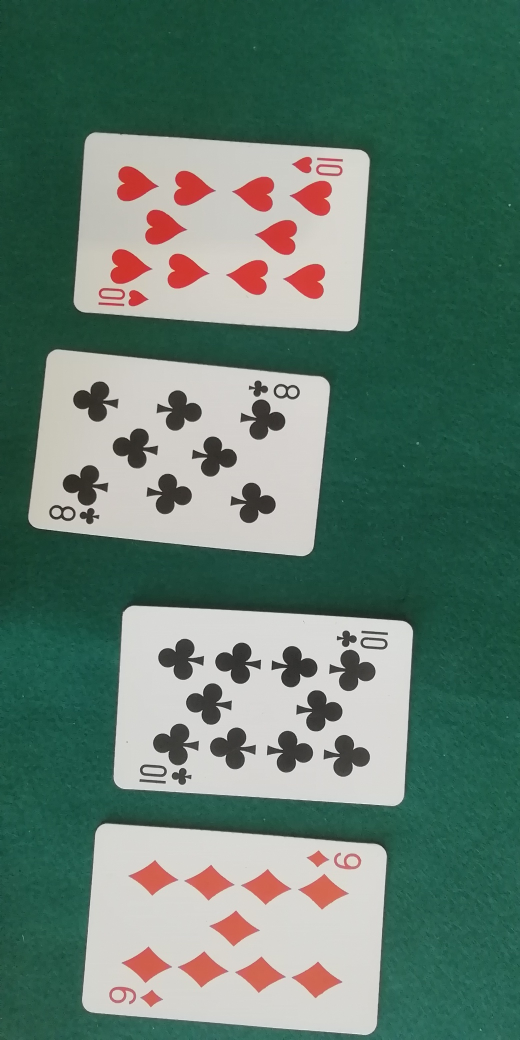
#> input picture Test/Resized/resized_IMG_20210321_122121.jpg, 1040 x 2080 px (shown at 1/2 size); its folder holds only this picture in this run
$ python segmentacion.py   (older library calls are emulated)
#> lines starting #> are read from the running program, lines starting #| are printed output that depends on the picture; after the words box and inside, x2 and y2 are one past the last pixel; in counts of white or black regions, pixels touching at a corner belong together
import cv2
import numpy as np
import tkinter as tk
from tkinter import filedialog
import numpy as np
import os

FOLDER_PATH_TEST = '../Test/Resized'
FOLDER_PATH_TRAINING = '../Training/Resized'
THRESHOLD = 184
MIN_AREA_CARD = 200000
AREA_BACKGROUND = 2129920 # (2080 x 1024)
BOUNDING_BOX_INDEX = 4

class Cards:

    # [7 lines left out: function __init__, not called in this run]
        #self.Motif = [] # lista para almacenar los motivos asociados a cada carta

    def addMotif(self, motif):
        # Agregar un motivo a la lista de motivos
        self.Motif.append(motif)

# [12 lines left out: function loadImagesTraining, not called in this run]

def loadImagesTest(folder):
#> called with folder = '../Test/Resized'
    images = []
    filenames = []
    for file in os.listdir(folder):
        try:
            img = cv2.imread(os.path.join(folder, file))
#> img is the input picture: shape (2080, 1040, 3); mean B, G, R 110.7, 123.1, 96.5
            if img is not None:
                images.append(img)
                filenames.append(file)
        except Exception as e:
            print(f"Error processing file: {e}")
    return images, filenames

def inputCardDetails(cardColor):
    cv2.imwrite("card.jpg", cardColor)

    # Solicitar el tipo de carta
    valid_suits = {'D', 'C', 'P', 'T'}
    typeCard = input("De qué tipo es la carta (D, C, P, T): ").upper()
    while typeCard not in valid_suits:
        print("Entrada no válida. Por favor, ingrese D, C, P o T.")
        typeCard = input("De qué tipo es la carta (D, C, P, T): ").upper()

    # Solicitar el número de carta
    valid_numbers = {'A', '2', '3', '4', '5', '6', '7', '8', '9', '10', 'J', 'Q', 'K'}
    numberCard = input("Qué número es la carta (A, 2, 3, 4, 5, 6, 7, 8, 9, 10, J, Q, K): ").upper()
    while numberCard not in valid_numbers:
        print("Entrada no válida. Por favor, ingrese A, 2, 3, 4, 5, 6, 7, 8, 9, 10, J, Q o K.")
        numberCard = input("Qué número es la carta (A, 2, 3, 4, 5, 6, 7, 8, 9, 10, J, Q, K): ").upper()

    #!cv2.destroyWindow("card")
    return typeCard, numberCard

def segmentCards():
    # Cargar todas las imágenes Training y Test en las lista correspondientes
    #!imagesTraining, filenamesTraining = loadImagesTraining(FOLDER_PATH_TRAINING)
    imagesTest, filenamesTest = loadImagesTest(FOLDER_PATH_TEST)
#> imagesTest = 1 item; filenamesTest = ['resized_IMG_20210321_122121.jpg']

    listCards = [] # Lista para almacenar toda la información de cada carta

    for img, filename in zip(imagesTest, filenamesTest):
        try:
            # Pasamos la imagen a gris
            gray_img = cv2.cvtColor(img, cv2.COLOR_BGR2GRAY)
            # Aplicar el umbral
            thresh = cv2.threshold(gray_img, THRESHOLD, 255, cv2.THRESH_BINARY_INV)[1]
            # Sacar todos los contornos de la imagen
            contours, hierarchy = cv2.findContours(thresh, cv2.RETR_TREE, cv2.CHAIN_APPROX_NONE)
            cont = 1
            # Iterar por todos los contornos para quedarnos con los que son contorno de carta
            for cnt in contours:
                x,y,w,h = cv2.boundingRect(cnt)
                areaBoundingBox = w * h
                if areaBoundingBox >= MIN_AREA_CARD and areaBoundingBox < AREA_BACKGROUND:
                    cardColorContour = img[y:y+h, x:x+w]
                    cardGreyContour = thresh[y:y+h, x:x+w]
                    cardColor = cv2.rectangle(cardColorContour, (x,y), (x+w,y+h), (0,255,0), 2)
                    cardGrey = cv2.rectangle(cardGreyContour, (x,y), (x+w,y+h), (0,255,0), 2)

                    # análisis de características
                    analysisCard = cv2.connectedComponentsWithStatsWithAlgorithm(cardGrey, 4, cv2.CV_32S, cv2.CCL_DEFAULT)
                    (totalLabels, label_ids, statsCard, centroidCard) = analysisCard
                    cardSuit, cardNumber = inputCardDetails(cardColor)
                    listCards.append(Cards(cardColor, cardGrey, centroidCard[cont], statsCard[cont][BOUNDING_BOX_INDEX], cardSuit, cardNumber))
                    cont = cont + 1
            break
        except Exception as e:
            print(f"Error processing image {filename}: {e}")
#> this loop made 1 pass
#> filename on pass 1: 'resized_IMG_20210321_122121.jpg'
#> pass 1, in segmentCards, `gray_img = cv2.cvtColor(img, cv2.COLOR_BGR2GRAY)`:
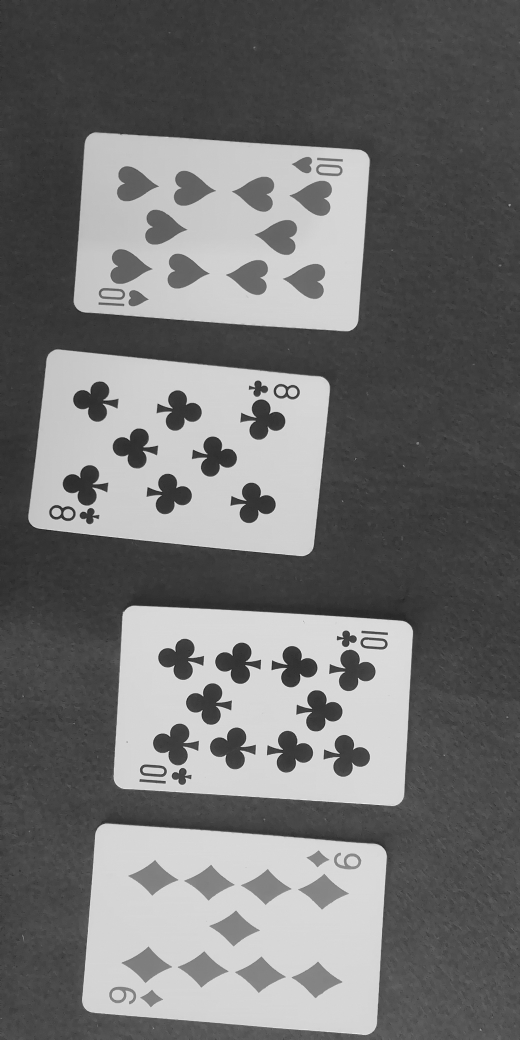
#> gray_img: shape (2080, 1040) (shown at 1/2 size); min 15, max 252, mean 113.7
#> pass 1, in segmentCards, `thresh = cv2.threshold(gray_img, THRESHOLD, 255, cv2.THRESH_BINARY_INV..`:
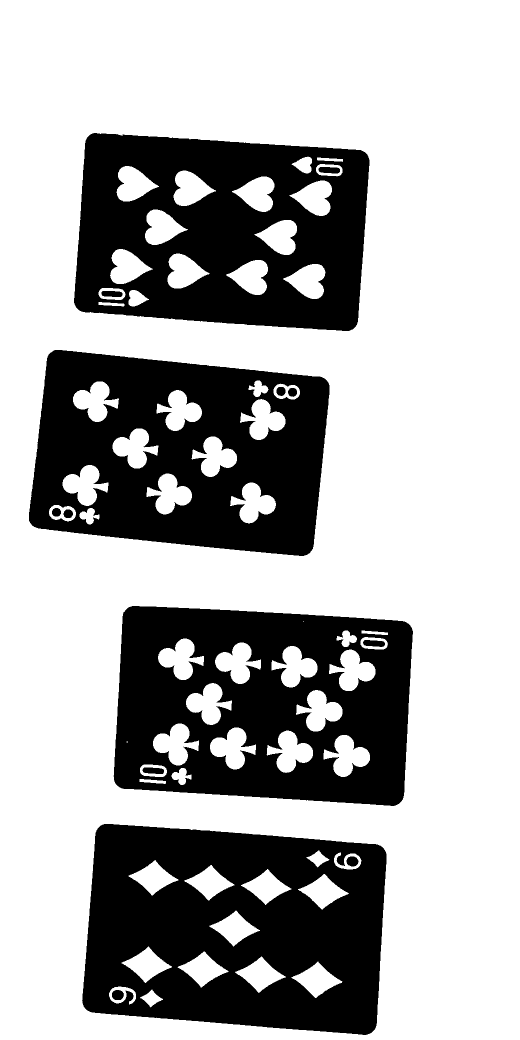
#> thresh: shape (2080, 1040) (shown at 1/2 size); 67.9% white; 14 black regions, largest, box (x1, y1, x2, y2) and area: (164, 1648, 773, 2070) 189945, (58, 700, 659, 1112) 168554, (227, 1212, 826, 1612) 167693
#> pass 1, in inputCardDetails, `cv2.imwrite("card.jpg", cardColor)`:
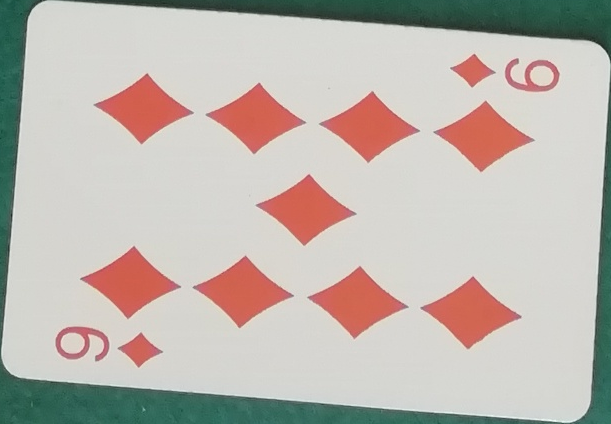
#> saved as card.jpg: shape (424, 611, 3); mean B, G, R 176.7, 183.6, 191.6
#> after the loop:
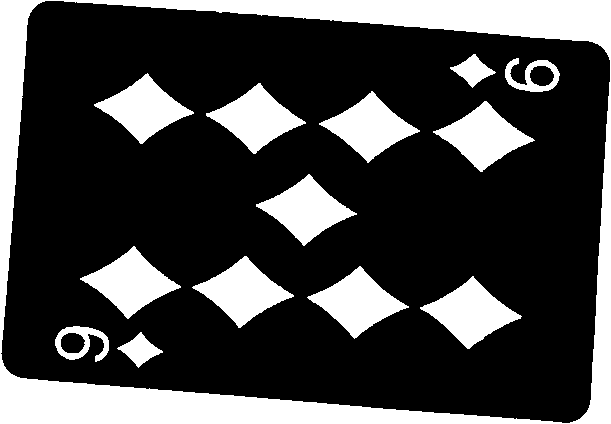
#> cardGrey: shape (424, 611); 26.4% white; 14 white regions, largest, box (x1, y1, x2, y2) and area: (0, 0, 611, 424) 35840, (420, 276, 522, 349) 3393, (307, 266, 409, 339) 3326
#> after the loop, listCards = []

#> (the run stopped early here; a loop or call above may not have finished)

$ run again, on Test/Resized/resized_IMG_20210321_122236.jpg
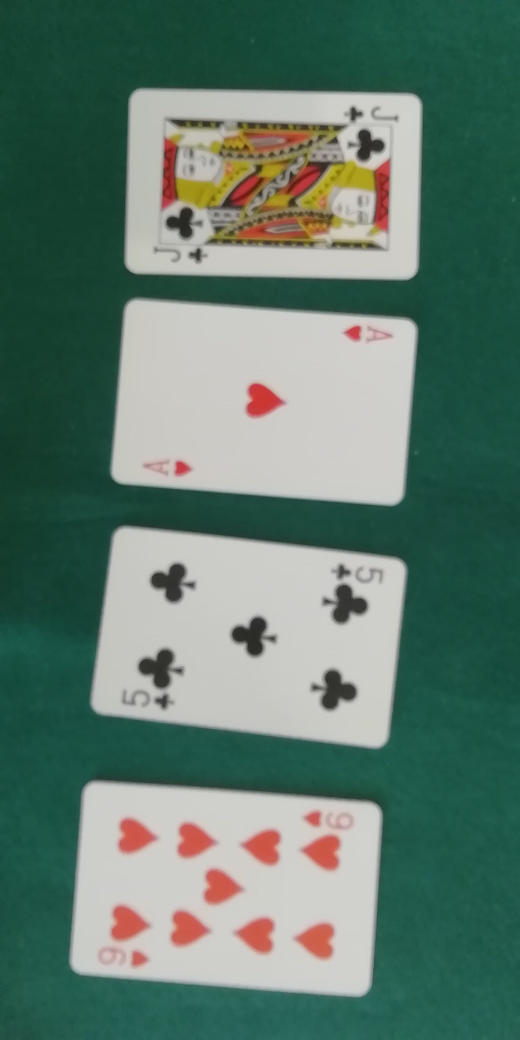
#> input picture Test/Resized/resized_IMG_20210321_122236.jpg, 1040 x 2080 px (shown at 1/2 size)
#> in loadImagesTest, img is the input picture: shape (2080, 1040, 3); mean B, G, R 109.6, 121.9, 95.4
#> imagesTest = 1 item; filenamesTest = ['resized_IMG_20210321_122236.jpg']
#> the loop in segmentCards, `for img, filename in zip(imagesTest, filenamesTest):` made 1 pass
#> filename on pass 1: 'resized_IMG_20210321_122236.jpg'
#> pass 1, in segmentCards, `thresh = cv2.threshold(gray_img, THRESHOLD, 255, cv2.THRESH_BINARY_INV..`:
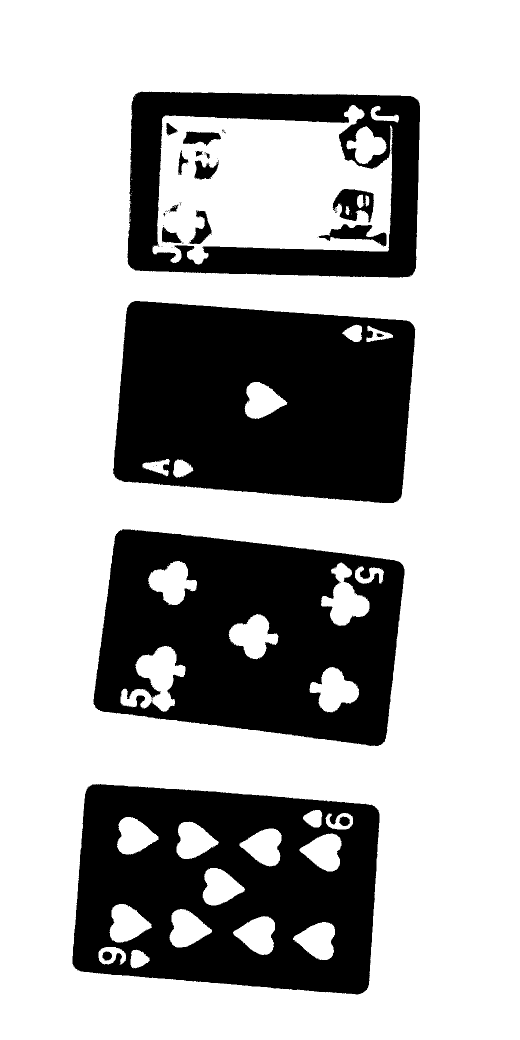
#> thresh: shape (2080, 1040) (shown at 1/2 size); 68.9% white; 58 black regions (40 under 20 px), largest, box (x1, y1, x2, y2) and area: (226, 602, 831, 1006) 202938, (187, 1058, 809, 1492) 186715, (145, 1568, 759, 1989) 182481
#> after the loop in segmentCards, `for img, filename in zip(imagesTest, filenamesTest):`:
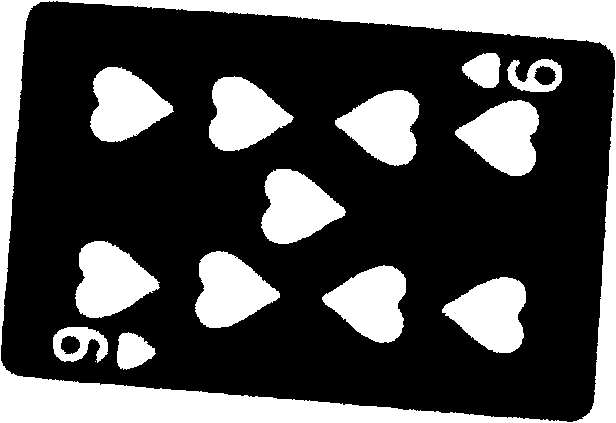
#> cardGrey: shape (423, 616); 29.7% white; 16 white regions (2 under 20 px), largest, box (x1, y1, x2, y2) and area: (0, 0, 616, 423) 35647, (75, 241, 160, 318) 4303, (322, 265, 406, 343) 4259
#> after the loop in segmentCards, `for img, filename in zip(imagesTest, filenamesTest):`: listCards = []

$ run again, on Test/Resized/resized_IMG_20210321_122251.jpg
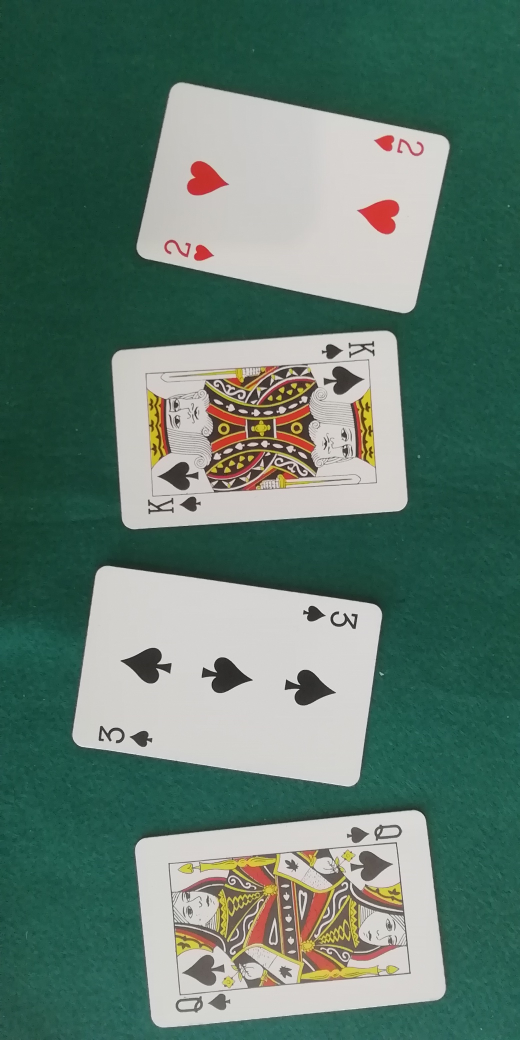
#> input picture Test/Resized/resized_IMG_20210321_122251.jpg, 1040 x 2080 px (shown at 1/2 size)
#> in loadImagesTest, img is the input picture: shape (2080, 1040, 3); mean B, G, R 110.7, 122.5, 95.7
#> imagesTest = 1 item; filenamesTest = ['resized_IMG_20210321_122251.jpg']
#> the loop in segmentCards, `for img, filename in zip(imagesTest, filenamesTest):` made 1 pass
#> filename on pass 1: 'resized_IMG_20210321_122251.jpg'
#> pass 1, in segmentCards, `thresh = cv2.threshold(gray_img, THRESHOLD, 255, cv2.THRESH_BINARY_INV..`:
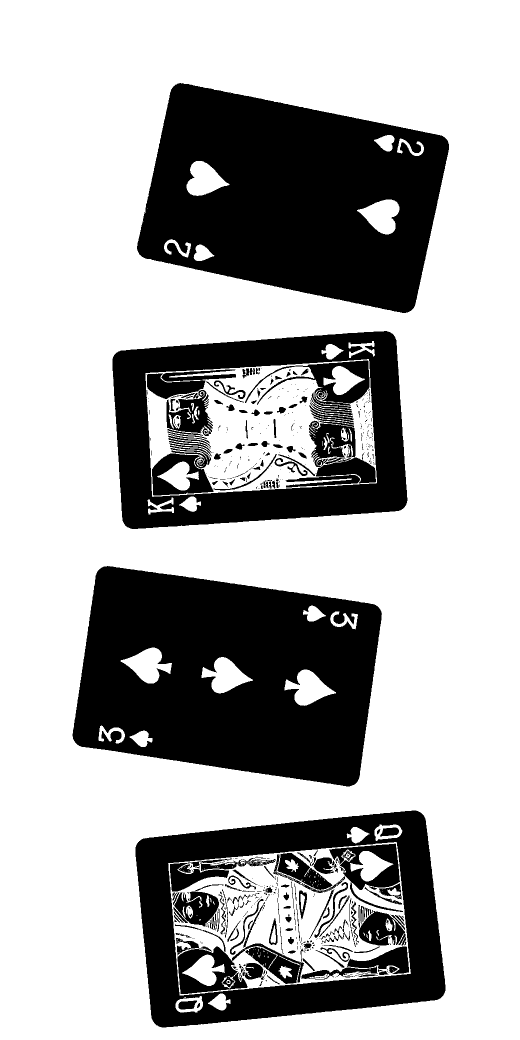
#> thresh: shape (2080, 1040) (shown at 1/2 size); 68.7% white; 579 black regions (381 under 20 px), largest, box (x1, y1, x2, y2) and area: (145, 1132, 764, 1573) 197165, (274, 166, 898, 626) 194642, (271, 1621, 891, 2055) 97434
#> after the loop in segmentCards, `for img, filename in zip(imagesTest, filenamesTest):`:
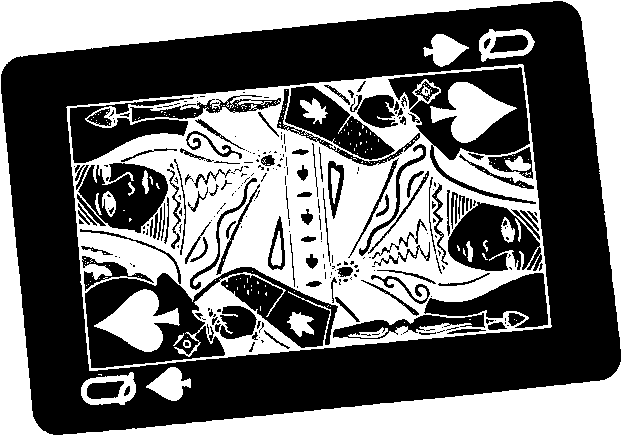
#> cardGrey: shape (436, 622); 44.3% white; 194 white regions (169 under 20 px), largest, box (x1, y1, x2, y2) and area: (66, 64, 552, 371) 61863, (0, 0, 622, 436) 46674, (94, 289, 180, 352) 2690
#> after the loop in segmentCards, `for img, filename in zip(imagesTest, filenamesTest):`: listCards = []

$ run again, on Test/Resized/resized_IMG_20210321_122306.jpg
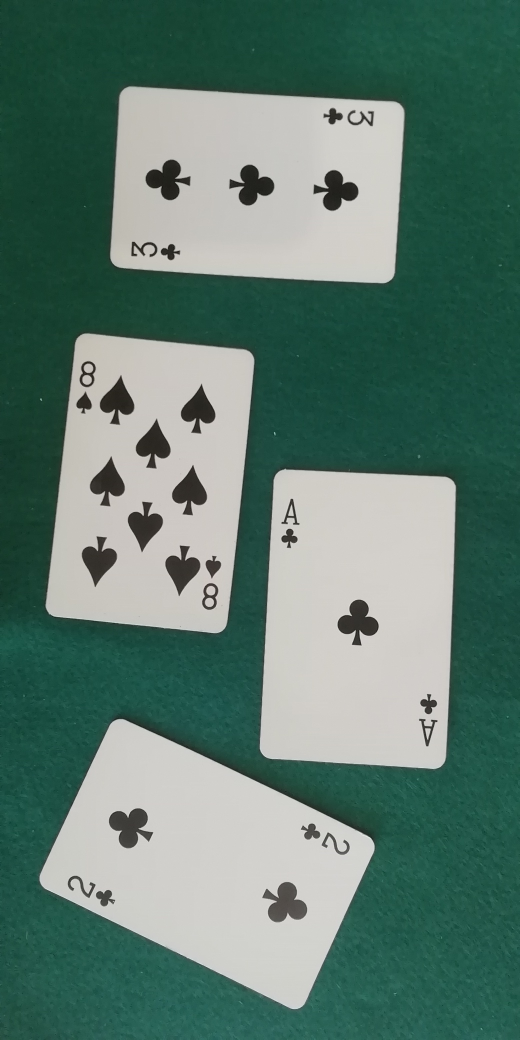
#> input picture Test/Resized/resized_IMG_20210321_122306.jpg, 1040 x 2080 px (shown at 1/2 size)
#> in loadImagesTest, img is the input picture: shape (2080, 1040, 3); mean B, G, R 111.8, 122.6, 93.9
#> imagesTest = 1 item; filenamesTest = ['resized_IMG_20210321_122306.jpg']
#> the loop in segmentCards, `for img, filename in zip(imagesTest, filenamesTest):` made 1 pass
#> filename on pass 1: 'resized_IMG_20210321_122306.jpg'
#> pass 1, in segmentCards, `thresh = cv2.threshold(gray_img, THRESHOLD, 255, cv2.THRESH_BINARY_INV..`:
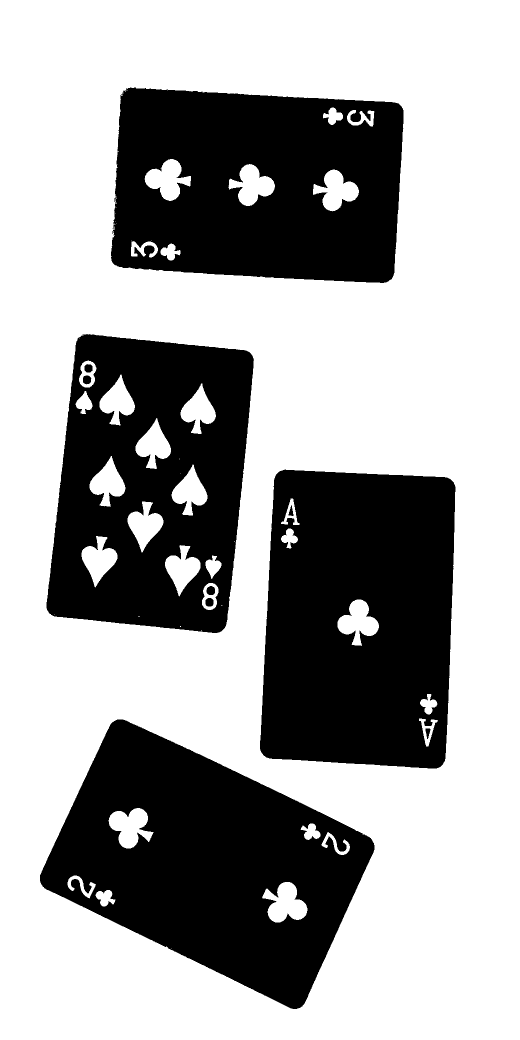
#> thresh: shape (2080, 1040) (shown at 1/2 size); 64.2% white; 12 black regions (2 under 20 px), largest, box (x1, y1, x2, y2) and area: (80, 1439, 749, 2018) 208151, (520, 939, 911, 1537) 206122, (222, 175, 807, 566) 188715
#> after the loop in segmentCards, `for img, filename in zip(imagesTest, filenamesTest):`:
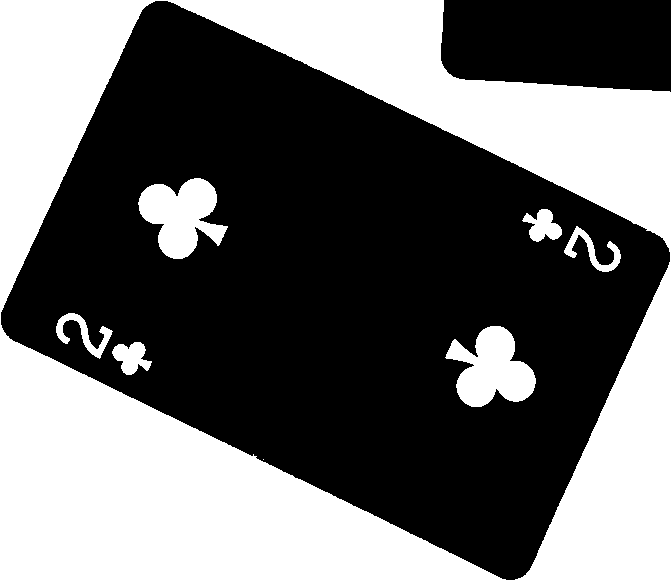
#> cardGrey: shape (581, 671); 41.7% white; 8 white regions (1 under 20 px), largest, box (x1, y1, x2, y2) and area: (0, 0, 671, 581) 150468, (445, 326, 536, 407) 4443, (138, 178, 228, 259) 4354
#> after the loop in segmentCards, `for img, filename in zip(imagesTest, filenamesTest):`: listCards = []
